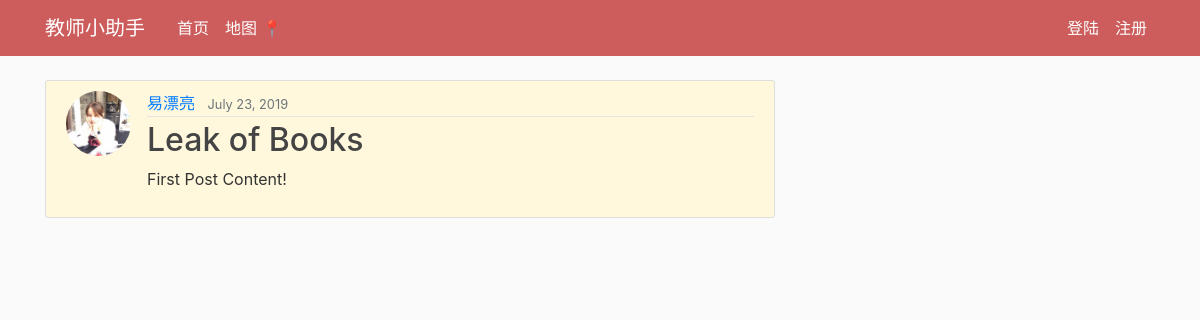
/post/1/, run on an earlier commit of the app's database.
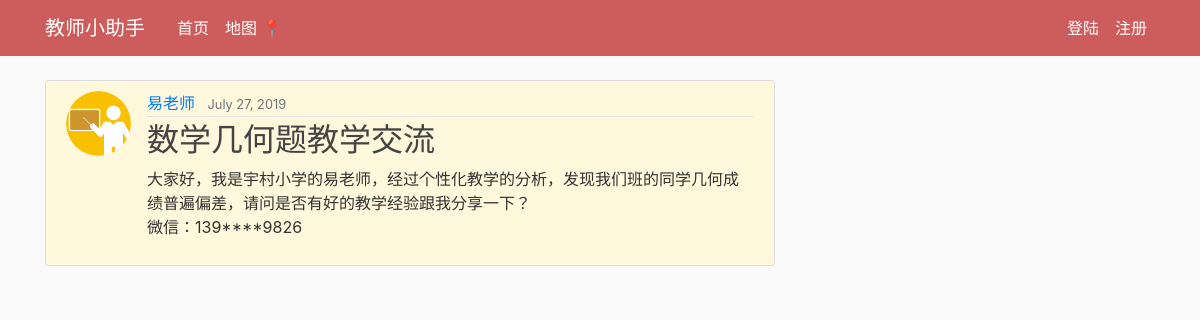
And on a later commit of the database.
### Education/models.py (models this page shows, shortened)
class Post(models.Model):
    title = models.CharField(max_length=100)
    content =models.TextField()
    date_posted=models.DateTimeField(default=timezone.now())
    Teacher = models.ForeignKey(User, on_delete=models.CASCADE)

### users/models.py (models this page shows, shortened)
class Profile(models.Model):
    user=models.OneToOneField(User,on_delete=models.CASCADE)
    image=models.ImageField(default='default.jpg',upload_to='profile_pics')

### Education/views.py (the view)
# urls.py: path('post/<int:pk>/', PostDetailView.as_view(), name='post-detail'),
class PostDetailView(DetailView):
    model = Post

### Education/Templates/Education/post_detail.html (shortened to what this page needs)
{% extends "Education/base.html"%}
{% block content%}
        <article class="media content-section">
          <img class="rounded-circle article-img" src="{{ object.Teacher.profile.image.url }}">
          <div class="media-body">
           <div class="article-metadata">
             <a class="mr-2" href="#">{{ object.Teacher }}</a>
             <small class="text-muted">{{ object.date_posted|date:"F d, Y"}}</small>
           </div>
           <h2 class="article-title" >{{ object.title }}</h2>
           <p class="article-content">{{ object.content }}</p>
          </div>
        </article>
{%endblock content %}

What changed in the data, as far as the page shows it:
changed Post: Teacher.profile.image: a different picture; Teacher "易漂亮" → "易老师"; date_posted "July 23, 2019" → "July 27, 2019"; title "Leak of Books" → "数学几何题教学交流"; content "First Post Content!" → "大家好，我是宇村小学的易老师，经过个性化教学的分析，发现我们班的同学几何成绩普遍偏差，请问是否有好的教学经验跟我分享一下？ 微信：139****9826"
